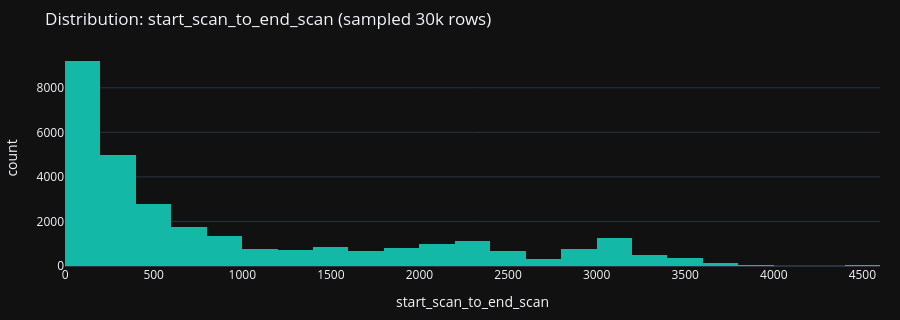
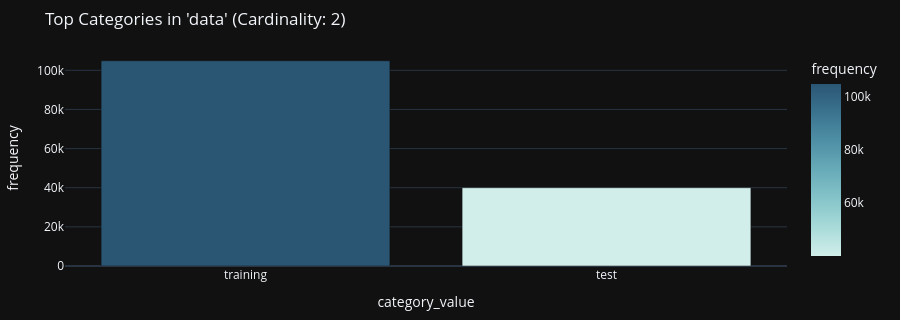

Notebook source saved alongside these figures, in order:
### Code cell
# Use the profile_data function to generate a comprehensive data profile report
profile_data(df)

### Figure 1 — Plotly figure (JSON) as saved in the notebook; plotly's stock layout.template omitted (floating-point values rounded to 4 significant figures; data arrays with more than 128 entries replaced by an {"elided": "..."} marker saying what was removed)
{"data": [{"bingroup": "x", "hovertemplate": "start_scan_to_end_scan=%{x}<br>count=%{y}<extra></extra>", "legendgroup": "", "marker": {"color": "#14b8a6", "pattern": {"shape": ""}}, "name": "", "nbinsx": 35, "orientation": "v", "showlegend": false, "type": "histogram", "x": {"elided": "30000 float values"}, "xaxis": "x", "yaxis": "y"}], "layout": {"barmode": "relative", "height": 320, "legend": {"tracegroupgap": 0}, "margin": {"b": 20, "l": 30, "r": 20, "t": 50}, "title": {"text": "Distribution: start_scan_to_end_scan (sampled 30k rows)"}, "xaxis": {"anchor": "y", "domain": [0, 1], "title": {"text": "start_scan_to_end_scan"}}, "yaxis": {"anchor": "x", "domain": [0, 1], "title": {"text": "count"}}}}

### Figure 2 — Plotly figure (JSON) as saved in the notebook; plotly's stock layout.template omitted (floating-point values rounded to 4 significant figures)
{"data": [{"hovertemplate": "category_value=%{x}<br>frequency=%{marker.color}<extra></extra>", "legendgroup": "", "marker": {"color": [104858, 40009], "coloraxis": "coloraxis", "pattern": {"shape": ""}}, "name": "", "orientation": "v", "showlegend": false, "textposition": "auto", "type": "bar", "x": ["training", "test"], "xaxis": "x", "y": [104858, 40009], "yaxis": "y"}], "layout": {"barmode": "relative", "coloraxis": {"autocolorscale": false, "colorbar": {"title": {"text": "frequency"}}, "colorscale": [[0, "rgb(209, 238, 234)"], [0.1667, "rgb(168, 219, 217)"], [0.3333, "rgb(133, 196, 201)"], [0.5, "rgb(104, 171, 184)"], [0.6667, "rgb(79, 144, 166)"], [0.8333, "rgb(59, 115, 143)"], [1, "rgb(42, 86, 116)"]]}, "height": 320, "legend": {"tracegroupgap": 0}, "margin": {"b": 20, "l": 30, "r": 20, "t": 50}, "showlegend": false, "title": {"text": "Top Categories in 'data' (Cardinality: 2)"}, "xaxis": {"anchor": "y", "domain": [0, 1], "title": {"text": "category_value"}}, "yaxis": {"anchor": "x", "domain": [0, 1], "title": {"text": "frequency"}}}}
